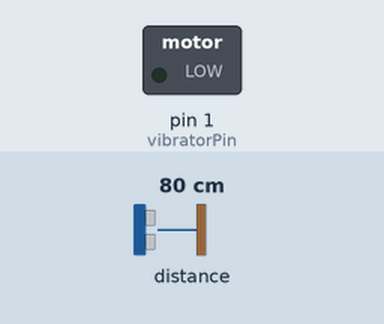
Bench run of a sketch on a simulated Arduino Uno, built with avr-gcc and run on an emulated ATmega328P. Parts: switched loads named in the sketch (green lamp = pin HIGH). Wiring (inferred from the names in the program): ultrasonic range finder: trigger pin 2; echo pin 0. Inputs (shaded band) come from the test bench; at power-on: distance to the obstacle 80 cm. The echo pulse lasts 58.3 µs per cm; pins used as bus, display or sensor lines are not drawn.

Above: at 1.2 s.
1.3 s: distance to the obstacle set to 72 cm
2.8 s: distance to the obstacle set to 64 cm
At 3.3 s:
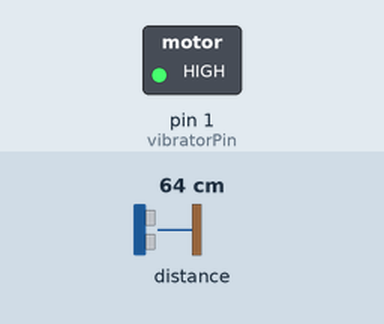
4.3 s: distance to the obstacle set to 4 cm
5.8 s: distance to the obstacle set to 2 cm
At 6.6 s:
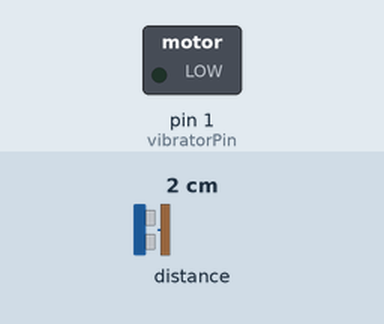
7.3 s: distance to the obstacle set to 9 cm
At 7.7 s:
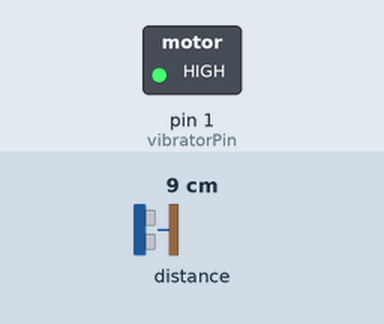
Timing chart, 0 to 9.8 s (numbered marks = the images above; inputs shaded):
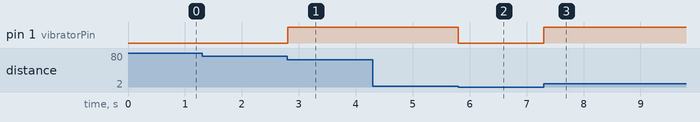

Measured:
- the behaviour switches between 67 and 66 cm on distance to the obstacle (found by bisection; images 0 and 1)
- the behaviour switches between 3 and 2 cm on distance to the obstacle (found by bisection; images 1 and 2)
- after the input at 1.3 s, every drawn part: stays the same
- after the input at 2.8 s, pin 1 (vibratorPin): LOW → HIGH at once
- after the input at 4.3 s, every drawn part: stays the same
- after the input at 5.8 s, pin 1 (vibratorPin): HIGH → LOW at once
- after the input at 7.3 s, pin 1 (vibratorPin): LOW → HIGH at once

The sketch:

VibratingDistanceSensor.ino
```cpp
int echoPin = 0;
int vibratorPin = 1;
int triggerPin = 2;

int maxDistance = 15000;

void setup(){
  pinMode(echoPin, INPUT);
  pinMode(triggerPin, OUTPUT);
  pinMode(vibratorPin, OUTPUT);
}

void loop(){
  digitalWrite(triggerPin, HIGH);
  delayMicroseconds(10);
  digitalWrite(triggerPin, LOW);
  int pulseWidth = pulseIn(echoPin, HIGH, maxDistance);
  if((pulseWidth < 110) || pulseWidth > maxDistance){
    pulseWidth = maxDistance;
  }
  pulseWidth = map(pulseWidth, 110, 15000, 170, 0);
  analogWrite(vibratorPin, pulseWidth);
}
```
